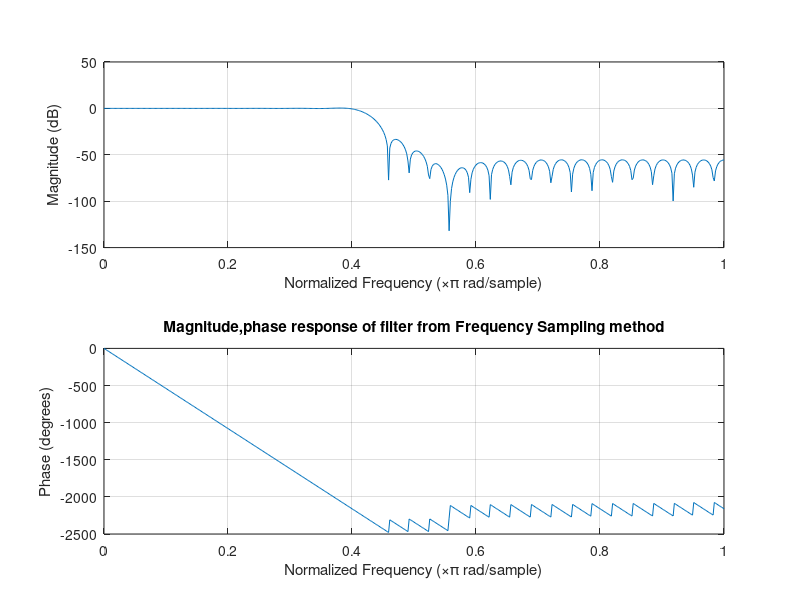

The MATLAB source for this figure:
N = 61;
M = 0.5 * (N - 1);
k1 = 0:12;
k2 = 14:30;

th = -1i * 2* pi * M * k1 / N;
h = exp(th);
h(14) = 0.45 * exp (-1i * 2* pi * M * 13 / N);
h(15 : 31) = 0.0;
h(32 : 61) = fliplr(conj(h(2:31)));
b = real(ifft(h));
a = 1;
range = pi * (0:1/511:1);
HS = freqz(b, a, range);

figure(1)
freqz(b);
title('Magnitude,phase response of filter from Frequency Sampling method');

